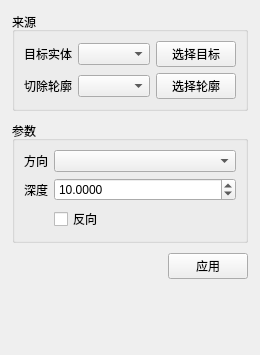
<?xml version='1.0' encoding='UTF-8'?>
<ui version="4.0">
  <class>CutExtrudeDialog</class>
  <widget class="QWidget" name="CutExtrudeDialog">
    <layout class="QVBoxLayout" name="mainLayout"><property name="leftMargin"><number>12</number></property><property name="topMargin"><number>12</number></property><property name="rightMargin"><number>12</number></property><property name="bottomMargin"><number>12</number></property><property name="spacing"><number>10</number></property>
<item><widget class="QGroupBox" name="sourceGroup"><property name="title"><string>来源</string></property><layout class="QFormLayout" name="sourceForm"><property name="labelAlignment"><set>Qt::AlignRight|Qt::AlignTrailing|Qt::AlignVCenter</set></property><item row="0" column="0"><widget class="QLabel" name="targetLabel"><property name="text"><string>目标实体</string></property></widget></item><item row="1" column="0"><widget class="QLabel" name="profileLabel"><property name="text"><string>切除轮廓</string></property></widget></item><item row="0" column="1"><widget class="QWidget" name="targetRow"><layout class="QHBoxLayout" name="targetRowLayout"><property name="leftMargin"><number>0</number></property><property name="topMargin"><number>0</number></property><property name="rightMargin"><number>0</number></property><property name="bottomMargin"><number>0</number></property><property name="spacing"><number>6</number></property><item><widget class="QComboBox" name="targetCombo"><property name="minimumHeight"><number>30</number></property></widget></item><item><widget class="QPushButton" name="pickTargetButton"><property name="text"><string>选择目标</string></property></widget></item></layout></widget></item><item row="1" column="1"><widget class="QWidget" name="profileRow"><layout class="QHBoxLayout" name="profileRowLayout"><property name="leftMargin"><number>0</number></property><property name="topMargin"><number>0</number></property><property name="rightMargin"><number>0</number></property><property name="bottomMargin"><number>0</number></property><property name="spacing"><number>6</number></property><item><widget class="QComboBox" name="profileCombo"><property name="minimumHeight"><number>30</number></property></widget></item><item><widget class="QPushButton" name="pickProfileButton"><property name="text"><string>选择轮廓</string></property></widget></item></layout></widget></item></layout></widget></item>
<item><widget class="QGroupBox" name="parameterGroup"><property name="title"><string>参数</string></property><layout class="QFormLayout" name="parameterForm"><property name="labelAlignment"><set>Qt::AlignRight|Qt::AlignTrailing|Qt::AlignVCenter</set></property><item row="0" column="0"><widget class="QLabel" name="directionLabel"><property name="text"><string>方向</string></property></widget></item><item row="0" column="1"><widget class="QComboBox" name="directionCombo"><property name="minimumHeight"><number>30</number></property></widget></item><item row="1" column="0"><widget class="QLabel" name="depthLabel"><property name="text"><string>深度</string></property></widget></item><item row="1" column="1"><widget class="QDoubleSpinBox" name="depthSpin"><property name="minimumHeight"><number>30</number></property><property name="decimals"><number>4</number></property><property name="minimum"><double>0.000100000000000</double></property><property name="maximum"><double>1000000.000000000000000</double></property><property name="value"><double>10.000000000000000</double></property></widget></item><item row="2" column="1"><widget class="QCheckBox" name="reverseCheck"><property name="text"><string>反向</string></property></widget></item></layout></widget></item>
<item><layout class="QHBoxLayout" name="buttonLayout"><item><spacer name="buttonSpacer"><property name="orientation"><enum>Qt::Horizontal</enum></property><property name="sizeHint" stdset="0"><size><width>40</width><height>20</height></size></property></spacer></item><item><widget class="QPushButton" name="applyButton"><property name="text"><string>应用</string></property></widget></item></layout></item><item><widget class="QLabel" name="statusLabel"><property name="text"><string/></property><property name="wordWrap"><bool>true</bool></property></widget></item><item><spacer name="verticalSpacer"><property name="orientation"><enum>Qt::Vertical</enum></property><property name="sizeHint" stdset="0"><size><width>20</width><height>40</height></size></property></spacer></item>
</layout>
  </widget>
  <resources/>
  <connections/>
</ui>
